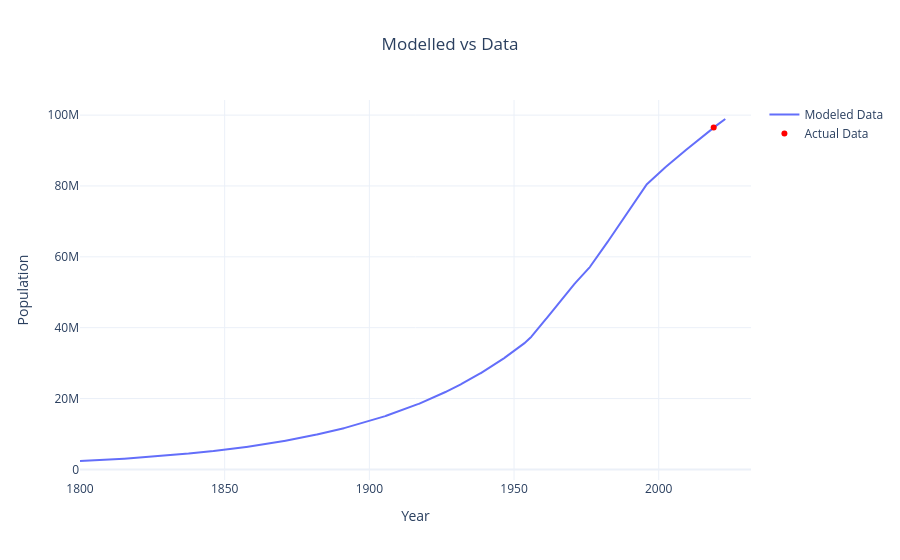

Here is the notebook cell this chart was saved with:
### Code cell
plot_model_vs_actual(
    derived_df_0, targets['total_population'], "total_population", "Population", "Modelled vs Data"
)

### Figure 1 — Plotly figure (JSON) as saved in the notebook; plotly's stock layout.template omitted (floating-point values rounded to 4 significant figures; data arrays with more than 128 entries replaced by an {"elided": "..."} marker saying what was removed)
{"data": [{"mode": "lines", "name": "Modeled Data", "type": "scatter", "x": {"elided": "2231 float values"}, "y": {"elided": "2231 float values"}}, {"marker": {"color": "red"}, "mode": "markers", "name": "Actual Data", "type": "scatter", "x": [2019], "y": [96484000]}], "layout": {"title": {"text": "Modelled vs Data", "x": 0.5}, "xaxis": {"title": {"text": "Year"}}, "yaxis": {"title": {"text": "Population"}}}}
